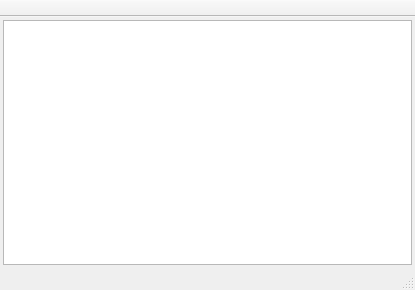
<?xml version="1.0" encoding="UTF-8"?>
<ui version="4.0">
 <class>FileStreamsWindowClass</class>
 <widget class="QMainWindow" name="FileStreamsWindowClass">
  <property name="geometry">
   <rect>
    <x>0</x>
    <y>0</y>
    <width>415</width>
    <height>290</height>
   </rect>
  </property>
  <property name="iconSize">
   <size>
    <width>16</width>
    <height>16</height>
   </size>
  </property>
  <property name="toolButtonStyle">
   <enum>Qt::ToolButtonTextBesideIcon</enum>
  </property>
  <widget class="QWidget" name="centralWidget">
   <layout class="QVBoxLayout" name="verticalLayout">
    <property name="margin">
     <number>3</number>
    </property>
    <item>
     <widget class="QTableView" name="tbvStreams">
      <property name="editTriggers">
       <set>QAbstractItemView::NoEditTriggers</set>
      </property>
      <property name="alternatingRowColors">
       <bool>true</bool>
      </property>
      <property name="selectionMode">
       <enum>QAbstractItemView::SingleSelection</enum>
      </property>
      <property name="selectionBehavior">
       <enum>QAbstractItemView::SelectRows</enum>
      </property>
      <property name="sortingEnabled">
       <bool>true</bool>
      </property>
      <property name="wordWrap">
       <bool>false</bool>
      </property>
      <attribute name="horizontalHeaderHighlightSections">
       <bool>false</bool>
      </attribute>
      <attribute name="verticalHeaderVisible">
       <bool>false</bool>
      </attribute>
     </widget>
    </item>
   </layout>
  </widget>
  <widget class="QToolBar" name="tlbToolBar">
   <property name="movable">
    <bool>false</bool>
   </property>
   <property name="floatable">
    <bool>false</bool>
   </property>
   <attribute name="toolBarArea">
    <enum>TopToolBarArea</enum>
   </attribute>
   <attribute name="toolBarBreak">
    <bool>false</bool>
   </attribute>
  </widget>
  <widget class="QStatusBar" name="stbStatusBar"/>
 </widget>
 <layoutdefault spacing="6" margin="11"/>
 <resources/>
 <connections/>
</ui>
